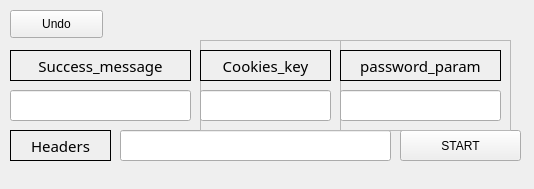
<?xml version="1.0" encoding="UTF-8"?>
<ui version="4.0">
 <class>Form</class>
 <widget class="QWidget" name="Form">
  <property name="geometry">
   <rect>
    <x>0</x>
    <y>0</y>
    <width>534</width>
    <height>189</height>
   </rect>
  </property>
  <property name="windowTitle">
   <string>Form</string>
  </property>
  <widget class="QStackedWidget" name="stackedWidget">
   <property name="geometry">
    <rect>
     <x>0</x>
     <y>0</y>
     <width>521</width>
     <height>181</height>
    </rect>
   </property>
   <property name="currentIndex">
    <number>1</number>
   </property>
   <widget class="QWidget" name="page">
    <widget class="QLabel" name="label">
     <property name="geometry">
      <rect>
       <x>10</x>
       <y>10</y>
       <width>101</width>
       <height>31</height>
      </rect>
     </property>
     <property name="font">
      <font>
       <family>궁서</family>
       <pointsize>11</pointsize>
      </font>
     </property>
     <property name="styleSheet">
      <string notr="true">QLabel {
    /*background-color: blue;*/
    color: black;
	border: 1px solid black;
}
</string>
     </property>
     <property name="text">
      <string>URL</string>
     </property>
     <property name="alignment">
      <set>Qt::AlignCenter</set>
     </property>
    </widget>
    <widget class="QLabel" name="label_2">
     <property name="geometry">
      <rect>
       <x>10</x>
       <y>50</y>
       <width>101</width>
       <height>31</height>
      </rect>
     </property>
     <property name="font">
      <font>
       <family>궁서</family>
       <pointsize>11</pointsize>
      </font>
     </property>
     <property name="styleSheet">
      <string notr="true">QLabel {
    /*background-color: blue;*/
    color: black;
	border: 1px solid black;
}
</string>
     </property>
     <property name="text">
      <string>Char_set</string>
     </property>
     <property name="alignment">
      <set>Qt::AlignCenter</set>
     </property>
    </widget>
    <widget class="QLineEdit" name="url_lineEdit">
     <property name="geometry">
      <rect>
       <x>120</x>
       <y>10</y>
       <width>251</width>
       <height>31</height>
      </rect>
     </property>
    </widget>
    <widget class="QLineEdit" name="char_set_lineEdit">
     <property name="geometry">
      <rect>
       <x>120</x>
       <y>50</y>
       <width>251</width>
       <height>31</height>
      </rect>
     </property>
    </widget>
    <widget class="QLineEdit" name="min_length_lineEdit">
     <property name="geometry">
      <rect>
       <x>10</x>
       <y>90</y>
       <width>141</width>
       <height>31</height>
      </rect>
     </property>
    </widget>
    <widget class="QLineEdit" name="max_length_lineEdit">
     <property name="geometry">
      <rect>
       <x>10</x>
       <y>130</y>
       <width>141</width>
       <height>31</height>
      </rect>
     </property>
    </widget>
    <widget class="QLabel" name="label_3">
     <property name="geometry">
      <rect>
       <x>160</x>
       <y>90</y>
       <width>131</width>
       <height>31</height>
      </rect>
     </property>
     <property name="font">
      <font>
       <family>궁서</family>
       <pointsize>11</pointsize>
      </font>
     </property>
     <property name="styleSheet">
      <string notr="true">QLabel {
    /*background-color: blue;*/
    color: black;
	border: 1px solid black;
}
</string>
     </property>
     <property name="text">
      <string>Min_length: </string>
     </property>
     <property name="alignment">
      <set>Qt::AlignCenter</set>
     </property>
    </widget>
    <widget class="QLabel" name="label_4">
     <property name="geometry">
      <rect>
       <x>160</x>
       <y>130</y>
       <width>131</width>
       <height>31</height>
      </rect>
     </property>
     <property name="font">
      <font>
       <family>궁서</family>
       <pointsize>11</pointsize>
      </font>
     </property>
     <property name="styleSheet">
      <string notr="true">QLabel {
    /*background-color: blue;*/
    color: black;
	border: 1px solid black;
}
</string>
     </property>
     <property name="text">
      <string>Max_length: </string>
     </property>
     <property name="alignment">
      <set>Qt::AlignCenter</set>
     </property>
    </widget>
    <widget class="QComboBox" name="comboBox">
     <property name="geometry">
      <rect>
       <x>380</x>
       <y>10</y>
       <width>141</width>
       <height>31</height>
      </rect>
     </property>
     <item>
      <property name="text">
       <string>GET</string>
      </property>
     </item>
     <item>
      <property name="text">
       <string>POST</string>
      </property>
     </item>
     <item>
      <property name="text">
       <string>COOKIE</string>
      </property>
     </item>
    </widget>
    <widget class="QCheckBox" name="checkBox">
     <property name="geometry">
      <rect>
       <x>310</x>
       <y>90</y>
       <width>101</width>
       <height>21</height>
      </rect>
     </property>
     <property name="text">
      <string>Log_file</string>
     </property>
    </widget>
    <widget class="QLineEdit" name="log_file_lineEdit">
     <property name="geometry">
      <rect>
       <x>390</x>
       <y>90</y>
       <width>81</width>
       <height>31</height>
      </rect>
     </property>
    </widget>
    <widget class="QPushButton" name="next_btn">
     <property name="geometry">
      <rect>
       <x>312</x>
       <y>130</y>
       <width>201</width>
       <height>31</height>
      </rect>
     </property>
     <property name="text">
      <string>next</string>
     </property>
    </widget>
   </widget>
   <widget class="QWidget" name="page_2">
    <widget class="QPushButton" name="back_btn">
     <property name="geometry">
      <rect>
       <x>10</x>
       <y>10</y>
       <width>93</width>
       <height>28</height>
      </rect>
     </property>
     <property name="text">
      <string>Undo</string>
     </property>
    </widget>
    <widget class="QLabel" name="label_6">
     <property name="geometry">
      <rect>
       <x>10</x>
       <y>50</y>
       <width>181</width>
       <height>31</height>
      </rect>
     </property>
     <property name="font">
      <font>
       <family>궁서</family>
       <pointsize>11</pointsize>
      </font>
     </property>
     <property name="styleSheet">
      <string notr="true">QLabel {
    /*background-color: blue;*/
    color: black;
	border: 1px solid black;
}
</string>
     </property>
     <property name="text">
      <string>Success_message</string>
     </property>
     <property name="alignment">
      <set>Qt::AlignCenter</set>
     </property>
    </widget>
    <widget class="QLineEdit" name="success_message_lineEdit">
     <property name="geometry">
      <rect>
       <x>10</x>
       <y>90</y>
       <width>181</width>
       <height>31</height>
      </rect>
     </property>
    </widget>
    <widget class="QLineEdit" name="headers_lineEdit">
     <property name="geometry">
      <rect>
       <x>120</x>
       <y>130</y>
       <width>271</width>
       <height>31</height>
      </rect>
     </property>
    </widget>
    <widget class="QFrame" name="frame">
     <property name="geometry">
      <rect>
       <x>200</x>
       <y>40</y>
       <width>141</width>
       <height>91</height>
      </rect>
     </property>
     <property name="frameShape">
      <enum>QFrame::StyledPanel</enum>
     </property>
     <property name="frameShadow">
      <enum>QFrame::Raised</enum>
     </property>
     <widget class="QLabel" name="label_8">
      <property name="geometry">
       <rect>
        <x>0</x>
        <y>10</y>
        <width>131</width>
        <height>31</height>
       </rect>
      </property>
      <property name="font">
       <font>
        <family>궁서</family>
        <pointsize>11</pointsize>
       </font>
      </property>
      <property name="styleSheet">
       <string notr="true">QLabel {
    /*background-color: blue;*/
    color: black;
	border: 1px solid black;
}
</string>
      </property>
      <property name="text">
       <string>Cookies_key</string>
      </property>
      <property name="alignment">
       <set>Qt::AlignCenter</set>
      </property>
     </widget>
     <widget class="QLineEdit" name="cookies_key_lineEdit">
      <property name="geometry">
       <rect>
        <x>0</x>
        <y>50</y>
        <width>131</width>
        <height>31</height>
       </rect>
      </property>
     </widget>
    </widget>
    <widget class="QPushButton" name="final_btn">
     <property name="geometry">
      <rect>
       <x>400</x>
       <y>130</y>
       <width>121</width>
       <height>31</height>
      </rect>
     </property>
     <property name="text">
      <string>START</string>
     </property>
    </widget>
    <widget class="QFrame" name="frame_2">
     <property name="geometry">
      <rect>
       <x>340</x>
       <y>40</y>
       <width>171</width>
       <height>91</height>
      </rect>
     </property>
     <property name="frameShape">
      <enum>QFrame::StyledPanel</enum>
     </property>
     <property name="frameShadow">
      <enum>QFrame::Raised</enum>
     </property>
     <widget class="QLabel" name="label_9">
      <property name="geometry">
       <rect>
        <x>0</x>
        <y>10</y>
        <width>161</width>
        <height>31</height>
       </rect>
      </property>
      <property name="font">
       <font>
        <family>궁서</family>
        <pointsize>11</pointsize>
       </font>
      </property>
      <property name="styleSheet">
       <string notr="true">QLabel {
    /*background-color: blue;*/
    color: black;
	border: 1px solid black;
}
</string>
      </property>
      <property name="text">
       <string>password_param</string>
      </property>
      <property name="alignment">
       <set>Qt::AlignCenter</set>
      </property>
     </widget>
     <widget class="QLineEdit" name="password_param_lineEdit">
      <property name="geometry">
       <rect>
        <x>0</x>
        <y>50</y>
        <width>161</width>
        <height>31</height>
       </rect>
      </property>
     </widget>
    </widget>
    <widget class="QLabel" name="label_10">
     <property name="geometry">
      <rect>
       <x>10</x>
       <y>130</y>
       <width>101</width>
       <height>31</height>
      </rect>
     </property>
     <property name="font">
      <font>
       <family>궁서</family>
       <pointsize>11</pointsize>
      </font>
     </property>
     <property name="styleSheet">
      <string notr="true">QLabel {
    /*background-color: blue;*/
    color: black;
	border: 1px solid black;
}
</string>
     </property>
     <property name="text">
      <string>Headers</string>
     </property>
     <property name="alignment">
      <set>Qt::AlignCenter</set>
     </property>
    </widget>
   </widget>
   <widget class="QWidget" name="page_3">
    <widget class="QPushButton" name="start_btn">
     <property name="geometry">
      <rect>
       <x>420</x>
       <y>130</y>
       <width>101</width>
       <height>31</height>
      </rect>
     </property>
     <property name="text">
      <string>Try</string>
     </property>
    </widget>
    <widget class="QLabel" name="label_7">
     <property name="geometry">
      <rect>
       <x>10</x>
       <y>20</y>
       <width>71</width>
       <height>21</height>
      </rect>
     </property>
     <property name="styleSheet">
      <string notr="true">QLabel {
    background-color: white;
    color: blue;
	border: 1px solid blue;
}
</string>
     </property>
     <property name="text">
      <string>URL</string>
     </property>
     <property name="alignment">
      <set>Qt::AlignCenter</set>
     </property>
    </widget>
    <widget class="QLabel" name="label_11">
     <property name="geometry">
      <rect>
       <x>10</x>
       <y>50</y>
       <width>71</width>
       <height>21</height>
      </rect>
     </property>
     <property name="styleSheet">
      <string notr="true">QLabel {
    background-color: white;
    color: blue;
	border: 1px solid blue;
}
</string>
     </property>
     <property name="text">
      <string>Min_len</string>
     </property>
     <property name="alignment">
      <set>Qt::AlignCenter</set>
     </property>
    </widget>
    <widget class="QLabel" name="label_12">
     <property name="geometry">
      <rect>
       <x>10</x>
       <y>70</y>
       <width>71</width>
       <height>21</height>
      </rect>
     </property>
     <property name="styleSheet">
      <string notr="true">QLabel {
    background-color: white;
    color: blue;
	border: 1px solid blue;
}
</string>
     </property>
     <property name="text">
      <string>Max_len</string>
     </property>
     <property name="alignment">
      <set>Qt::AlignCenter</set>
     </property>
    </widget>
    <widget class="QLabel" name="label_13">
     <property name="geometry">
      <rect>
       <x>10</x>
       <y>110</y>
       <width>71</width>
       <height>21</height>
      </rect>
     </property>
     <property name="styleSheet">
      <string notr="true">QLabel {
    background-color: white;
    color: blue;
	border: 1px solid blue;
}
</string>
     </property>
     <property name="text">
      <string>Char_set</string>
     </property>
     <property name="alignment">
      <set>Qt::AlignCenter</set>
     </property>
    </widget>
    <widget class="QLabel" name="label_14">
     <property name="geometry">
      <rect>
       <x>300</x>
       <y>20</y>
       <width>71</width>
       <height>21</height>
      </rect>
     </property>
     <property name="styleSheet">
      <string notr="true">QLabel {
    background-color: white;
    color: blue;
	border: 1px solid blue;
}
</string>
     </property>
     <property name="text">
      <string>Method</string>
     </property>
     <property name="alignment">
      <set>Qt::AlignCenter</set>
     </property>
    </widget>
    <widget class="QLabel" name="label_15">
     <property name="geometry">
      <rect>
       <x>300</x>
       <y>50</y>
       <width>71</width>
       <height>21</height>
      </rect>
     </property>
     <property name="styleSheet">
      <string notr="true">QLabel {
    background-color: white;
    color: blue;
	border: 1px solid blue;
}
</string>
     </property>
     <property name="text">
      <string>Headers</string>
     </property>
     <property name="alignment">
      <set>Qt::AlignCenter</set>
     </property>
    </widget>
    <widget class="QLabel" name="label_19">
     <property name="geometry">
      <rect>
       <x>10</x>
       <y>140</y>
       <width>131</width>
       <height>21</height>
      </rect>
     </property>
     <property name="styleSheet">
      <string notr="true">QLabel {
    background-color: white;
    color: blue;
	border: 1px solid blue;
}
</string>
     </property>
     <property name="text">
      <string>Success_message</string>
     </property>
     <property name="alignment">
      <set>Qt::AlignCenter</set>
     </property>
    </widget>
    <widget class="QLabel" name="label_20">
     <property name="geometry">
      <rect>
       <x>300</x>
       <y>80</y>
       <width>131</width>
       <height>21</height>
      </rect>
     </property>
     <property name="styleSheet">
      <string notr="true">QLabel {
    background-color: white;
    color: blue;
	border: 1px solid blue;
}
</string>
     </property>
     <property name="text">
      <string>password_param</string>
     </property>
     <property name="alignment">
      <set>Qt::AlignCenter</set>
     </property>
    </widget>
    <widget class="QLabel" name="label_16">
     <property name="geometry">
      <rect>
       <x>300</x>
       <y>100</y>
       <width>131</width>
       <height>21</height>
      </rect>
     </property>
     <property name="styleSheet">
      <string notr="true">QLabel {
    background-color: white;
    color: blue;
	border: 1px solid blue;
}
</string>
     </property>
     <property name="text">
      <string>Cookies_key</string>
     </property>
     <property name="alignment">
      <set>Qt::AlignCenter</set>
     </property>
    </widget>
    <widget class="QLabel" name="label_17">
     <property name="geometry">
      <rect>
       <x>450</x>
       <y>20</y>
       <width>71</width>
       <height>21</height>
      </rect>
     </property>
     <property name="styleSheet">
      <string notr="true">QLabel {
    background-color: white;
    color: blue;
	border: 1px solid blue;
}
</string>
     </property>
     <property name="text">
      <string>Log_file</string>
     </property>
     <property name="alignment">
      <set>Qt::AlignCenter</set>
     </property>
    </widget>
    <widget class="QLabel" name="url_label">
     <property name="geometry">
      <rect>
       <x>90</x>
       <y>20</y>
       <width>191</width>
       <height>21</height>
      </rect>
     </property>
     <property name="styleSheet">
      <string notr="true">QLabel {
    /*background-color: blue;*/
    color: black;
	border: 1px solid black;
}
</string>
     </property>
     <property name="text">
      <string>URL</string>
     </property>
     <property name="alignment">
      <set>Qt::AlignCenter</set>
     </property>
    </widget>
    <widget class="QLabel" name="min_len_label">
     <property name="geometry">
      <rect>
       <x>90</x>
       <y>50</y>
       <width>191</width>
       <height>21</height>
      </rect>
     </property>
     <property name="styleSheet">
      <string notr="true">QLabel {
    /*background-color: blue;*/
    color: black;
	border: 1px solid black;
}
</string>
     </property>
     <property name="text">
      <string>URL</string>
     </property>
     <property name="alignment">
      <set>Qt::AlignCenter</set>
     </property>
    </widget>
    <widget class="QLabel" name="max_len_label">
     <property name="geometry">
      <rect>
       <x>90</x>
       <y>70</y>
       <width>191</width>
       <height>21</height>
      </rect>
     </property>
     <property name="styleSheet">
      <string notr="true">QLabel {
    /*background-color: blue;*/
    color: black;
	border: 1px solid black;
}
</string>
     </property>
     <property name="text">
      <string>URL</string>
     </property>
     <property name="alignment">
      <set>Qt::AlignCenter</set>
     </property>
    </widget>
    <widget class="QLabel" name="char_set_label">
     <property name="geometry">
      <rect>
       <x>90</x>
       <y>110</y>
       <width>191</width>
       <height>21</height>
      </rect>
     </property>
     <property name="styleSheet">
      <string notr="true">QLabel {
    /*background-color: blue;*/
    color: black;
	border: 1px solid black;
}
</string>
     </property>
     <property name="text">
      <string>URL</string>
     </property>
     <property name="alignment">
      <set>Qt::AlignCenter</set>
     </property>
    </widget>
    <widget class="QLabel" name="success_label">
     <property name="geometry">
      <rect>
       <x>150</x>
       <y>140</y>
       <width>131</width>
       <height>21</height>
      </rect>
     </property>
     <property name="styleSheet">
      <string notr="true">QLabel {
    /*background-color: blue;*/
    color: black;
	border: 1px solid black;
}
</string>
     </property>
     <property name="text">
      <string>URL</string>
     </property>
     <property name="alignment">
      <set>Qt::AlignCenter</set>
     </property>
    </widget>
    <widget class="QLabel" name="method_label">
     <property name="geometry">
      <rect>
       <x>380</x>
       <y>20</y>
       <width>61</width>
       <height>21</height>
      </rect>
     </property>
     <property name="styleSheet">
      <string notr="true">QLabel {
    /*background-color: blue;*/
    color: black;
	border: 1px solid black;
}
</string>
     </property>
     <property name="text">
      <string>URL</string>
     </property>
     <property name="alignment">
      <set>Qt::AlignCenter</set>
     </property>
    </widget>
    <widget class="QLabel" name="headers_label">
     <property name="geometry">
      <rect>
       <x>380</x>
       <y>50</y>
       <width>61</width>
       <height>21</height>
      </rect>
     </property>
     <property name="styleSheet">
      <string notr="true">QLabel {
    /*background-color: blue;*/
    color: black;
	border: 1px solid black;
}
</string>
     </property>
     <property name="text">
      <string>URL</string>
     </property>
     <property name="alignment">
      <set>Qt::AlignCenter</set>
     </property>
    </widget>
    <widget class="QLabel" name="log_file_label">
     <property name="geometry">
      <rect>
       <x>450</x>
       <y>40</y>
       <width>71</width>
       <height>21</height>
      </rect>
     </property>
     <property name="styleSheet">
      <string notr="true">QLabel {
    /*background-color: blue;*/
    color: black;
	border: 1px solid black;
}
</string>
     </property>
     <property name="text">
      <string>URL</string>
     </property>
     <property name="alignment">
      <set>Qt::AlignCenter</set>
     </property>
    </widget>
    <widget class="QLabel" name="param_label">
     <property name="geometry">
      <rect>
       <x>440</x>
       <y>80</y>
       <width>81</width>
       <height>21</height>
      </rect>
     </property>
     <property name="styleSheet">
      <string notr="true">QLabel {
    /*background-color: blue;*/
    color: black;
	border: 1px solid black;
}
</string>
     </property>
     <property name="text">
      <string>URL</string>
     </property>
     <property name="alignment">
      <set>Qt::AlignCenter</set>
     </property>
    </widget>
    <widget class="QLabel" name="cookies_label">
     <property name="geometry">
      <rect>
       <x>440</x>
       <y>100</y>
       <width>81</width>
       <height>21</height>
      </rect>
     </property>
     <property name="styleSheet">
      <string notr="true">QLabel {
    /*background-color: blue;*/
    color: black;
	border: 1px solid black;
}
</string>
     </property>
     <property name="text">
      <string>URL</string>
     </property>
     <property name="alignment">
      <set>Qt::AlignCenter</set>
     </property>
    </widget>
    <widget class="QPushButton" name="back_btn2">
     <property name="geometry">
      <rect>
       <x>300</x>
       <y>130</y>
       <width>101</width>
       <height>31</height>
      </rect>
     </property>
     <property name="text">
      <string>back</string>
     </property>
    </widget>
    <widget class="QLabel" name="label_18">
     <property name="geometry">
      <rect>
       <x>450</x>
       <y>20</y>
       <width>71</width>
       <height>41</height>
      </rect>
     </property>
     <property name="styleSheet">
      <string notr="true">QLabel {
    color: blue;
	border: 1px solid blue;
}
</string>
     </property>
     <property name="text">
      <string/>
     </property>
    </widget>
   </widget>
  </widget>
 </widget>
 <resources/>
 <connections/>
</ui>
